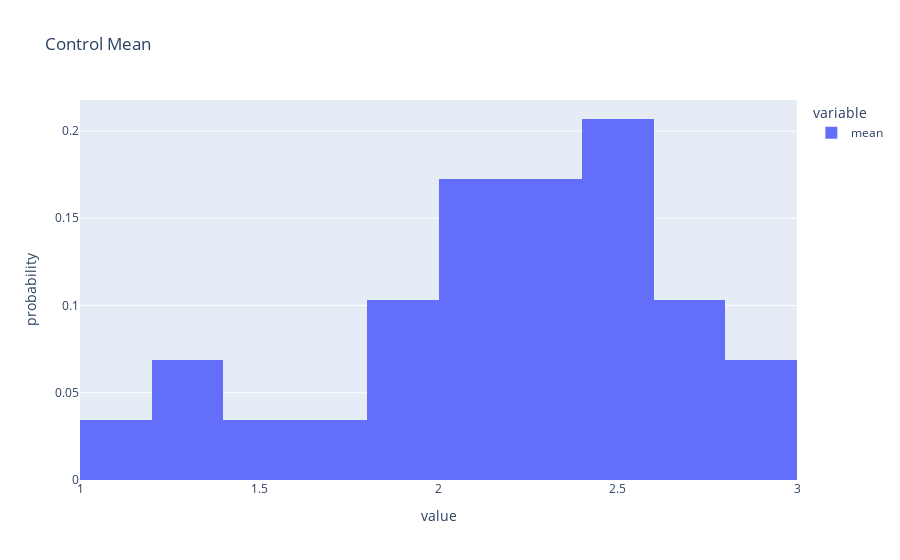
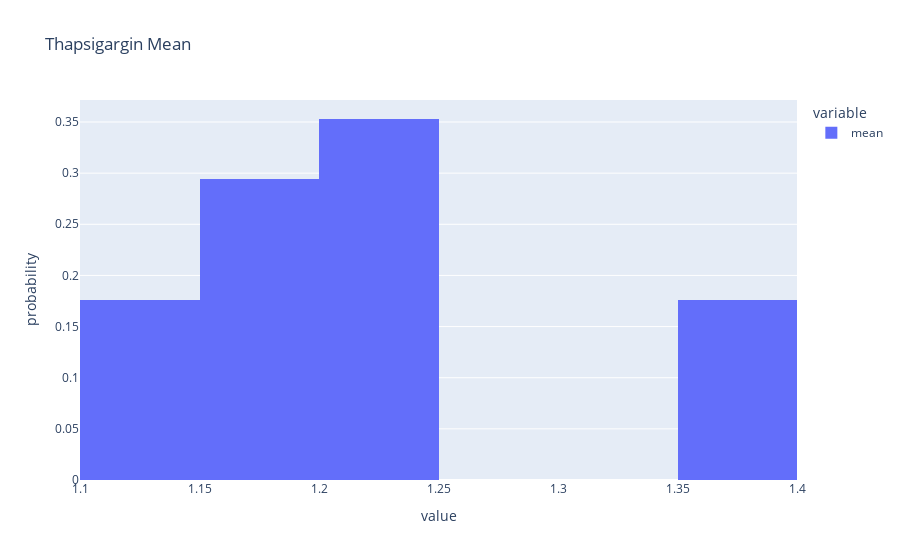
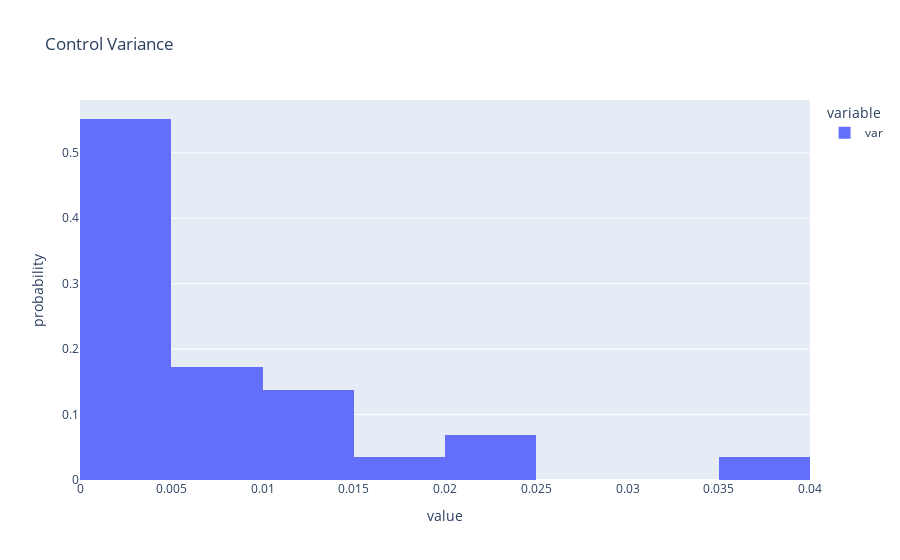
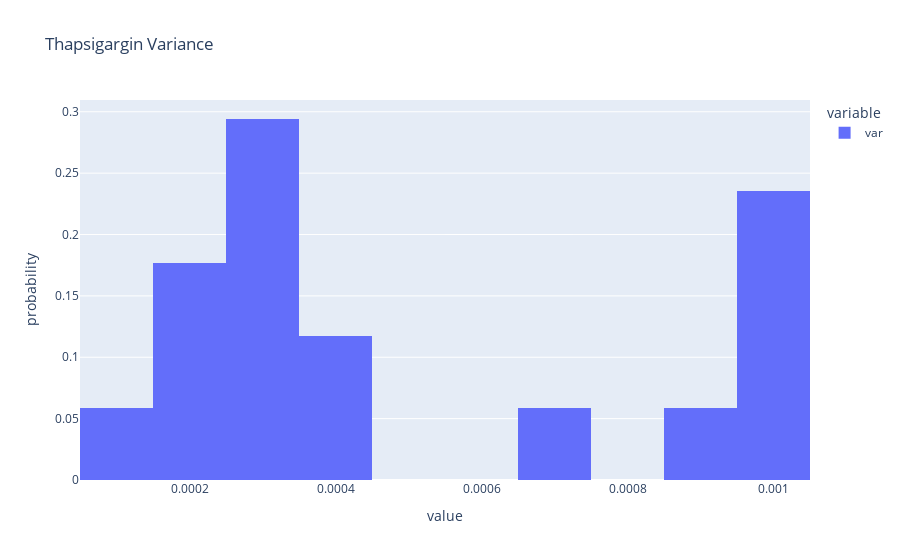

The notebook cell saved with these charts, in order:
### Markdown cell above
These results would leave us to reject $H_0$ for both statistics with any reasonable level of $\alpha$, leaving us to conclude that both the mean and variance of these groups do not come from the same distribution. Now we are interested in bootstrapping for both mean and variance differences, both subtrating and multiplying.

### Code cell
# Lets look at what the distributions of this data actually looks like
display(
    px.histogram(dfCont["mean"], nbins=15, histnorm="probability", title="Control Mean")
)
display(
    px.histogram(
        dfThap["mean"], nbins=10, histnorm="probability", title="Thapsigargin Mean"
    )
)
display(
    px.histogram(
        dfCont["var"], nbins=15, histnorm="probability", title="Control Variance"
    )
)
display(
    px.histogram(
        dfThap["var"], nbins=10, histnorm="probability", title="Thapsigargin Variance"
    )
)

### Figure 1 — Plotly figure (JSON) as saved in the notebook; plotly's stock layout.template omitted (floating-point values rounded to 4 significant figures)
{"data": [{"alignmentgroup": "True", "bingroup": "x", "histnorm": "probability", "hovertemplate": "variable=mean<br>value=%{x}<br>probability=%{y}<extra></extra>", "legendgroup": "mean", "marker": {"color": "#636efa", "pattern": {"shape": ""}}, "name": "mean", "nbinsx": 15, "offsetgroup": "mean", "orientation": "v", "showlegend": true, "type": "histogram", "x": [2.964, 2.691, 2.98, 2.305, 2.582, 1.958, 2.317, 2.622, 2.487, 2.396, 1.557, 2.52, 2.463, 2.309, 2.084, 2.093, 2.104, 2.439, 2.149, 2.41, 2.211, 2.1, 2.69, 1.97, 1.685, 1.238, 1.226, 1.178, 1.931], "xaxis": "x", "yaxis": "y"}], "layout": {"barmode": "relative", "legend": {"title": {"text": "variable"}, "tracegroupgap": 0}, "title": {"text": "Control Mean"}, "xaxis": {"anchor": "y", "domain": [0, 1], "title": {"text": "value"}}, "yaxis": {"anchor": "x", "domain": [0, 1], "title": {"text": "probability"}}}}

### Figure 2 — Plotly figure (JSON) as saved in the notebook; plotly's stock layout.template omitted (floating-point values rounded to 4 significant figures)
{"data": [{"alignmentgroup": "True", "bingroup": "x", "histnorm": "probability", "hovertemplate": "variable=mean<br>value=%{x}<br>probability=%{y}<extra></extra>", "legendgroup": "mean", "marker": {"color": "#636efa", "pattern": {"shape": ""}}, "name": "mean", "nbinsx": 10, "offsetgroup": "mean", "orientation": "v", "showlegend": true, "type": "histogram", "x": [1.236, 1.113, 1.214, 1.179, 1.203, 1.196, 1.142, 1.175, 1.357, 1.387, 1.358, 1.204, 1.19, 1.165, 1.133, 1.231, 1.216], "xaxis": "x", "yaxis": "y"}], "layout": {"barmode": "relative", "legend": {"title": {"text": "variable"}, "tracegroupgap": 0}, "title": {"text": "Thapsigargin Mean"}, "xaxis": {"anchor": "y", "domain": [0, 1], "title": {"text": "value"}}, "yaxis": {"anchor": "x", "domain": [0, 1], "title": {"text": "probability"}}}}

### Figure 3 — Plotly figure (JSON) as saved in the notebook; plotly's stock layout.template omitted (floating-point values rounded to 4 significant figures)
{"data": [{"alignmentgroup": "True", "bingroup": "x", "histnorm": "probability", "hovertemplate": "variable=var<br>value=%{x}<br>probability=%{y}<extra></extra>", "legendgroup": "var", "marker": {"color": "#636efa", "pattern": {"shape": ""}}, "name": "var", "nbinsx": 15, "offsetgroup": "var", "orientation": "v", "showlegend": true, "type": "histogram", "x": [0.0101, 0.003634, 0.02104, 0.0384, 0.007028, 0.001051, 0.004949, 0.0008412, 0.001377, 0.00767, 0.003406, 0.002362, 0.001165, 0.006285, 0.004195, 0.002435, 0.002889, 0.01332, 0.003563, 0.007944, 0.007951, 0.01288, 0.01209, 0.004463, 0.01885, 0.001326, 0.001658, 0.0007211, 0.02146], "xaxis": "x", "yaxis": "y"}], "layout": {"barmode": "relative", "legend": {"title": {"text": "variable"}, "tracegroupgap": 0}, "title": {"text": "Control Variance"}, "xaxis": {"anchor": "y", "domain": [0, 1], "title": {"text": "value"}}, "yaxis": {"anchor": "x", "domain": [0, 1], "title": {"text": "probability"}}}}

### Figure 4 — Plotly figure (JSON) as saved in the notebook; plotly's stock layout.template omitted (floating-point values rounded to 4 significant figures)
{"data": [{"alignmentgroup": "True", "bingroup": "x", "histnorm": "probability", "hovertemplate": "variable=var<br>value=%{x}<br>probability=%{y}<extra></extra>", "legendgroup": "var", "marker": {"color": "#636efa", "pattern": {"shape": ""}}, "name": "var", "nbinsx": 10, "offsetgroup": "var", "orientation": "v", "showlegend": true, "type": "histogram", "x": [0.0009083, 0.0002281, 0.0002513, 0.0003608, 0.0002789, 0.0003376, 0.0001523, 0.0003892, 0.0009645, 0.0002218, 0.0009515, 0.0003, 0.0001427, 0.001, 0.0002596, 0.0006693, 0.000954], "xaxis": "x", "yaxis": "y"}], "layout": {"barmode": "relative", "legend": {"title": {"text": "variable"}, "tracegroupgap": 0}, "title": {"text": "Thapsigargin Variance"}, "xaxis": {"anchor": "y", "domain": [0, 1], "title": {"text": "value"}}, "yaxis": {"anchor": "x", "domain": [0, 1], "title": {"text": "probability"}}}}
